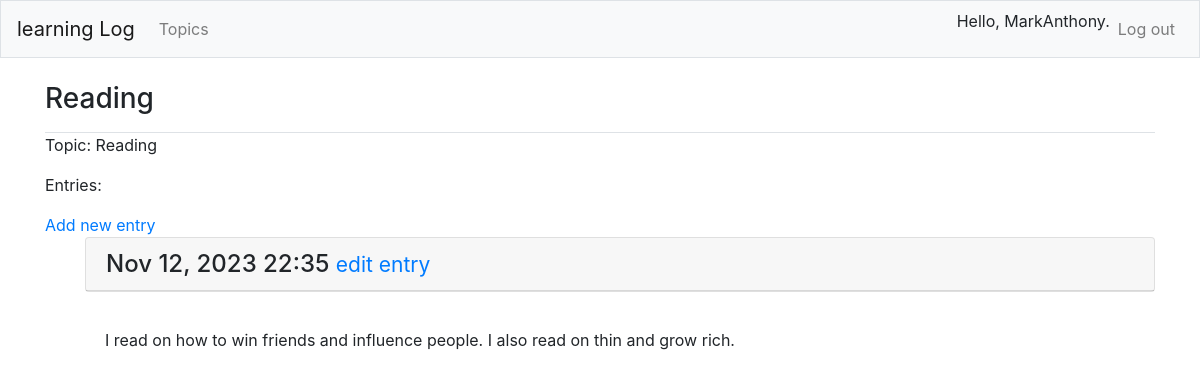
The app's page /topics/6/ (signed in) with its own data.
### learning_logs/models.py (models this page shows, shortened)
class Topic(models.Model):
    text = models.CharField(max_length=200)
    date_added = models.DateTimeField(auto_now_add=True)
    owner = models.ForeignKey(User, on_delete=models.CASCADE)
    def __str__(self):
        return self.text

class Entry(models.Model):
    topic = models.ForeignKey(Topic, on_delete=models.CASCADE)
    text = models.TextField()
    date_added = models.DateTimeField(auto_now_add=True)
    class Meta:
        verbose_name_plural = 'entries'

### learning_logs/views.py (the view)
# urls.py: path('topics/<int:topic_id>/', views.topic, name='topic'),
@login_required
def topic(request, topic_id):
    topic = Topic.objects.get(id=topic_id)
    if topic.owner != request.user:
        raise Http404
    entries = topic.entry_set.order_by('-date_added')
    context = {'topic':topic, 'entries': entries}
    return render(request, 'learning_logs/topic.html', context)

### learning_logs/templates/learning_logs/topic.html
{% extends 'learning_logs/base.html' %}
{% block page_header %}
    <h3>{{ topic }}</h3>
{% endblock page_header %}
{% block content %}
<p> Topic: {{ topic }} </p>
<p>Entries:</p>
<a href="{% url 'learning_logs:new_entry' topic.id %}">Add new entry</a>
<ul>
    {% for entry in entries %}
        <div class="card mb-3">
            <h4 class="card-header">
                {{ entry.date_added|date:'M d, Y H:i' }}
                <small><a href="{% url 'learning_logs:edit_entry' entry.id %}">edit entry</a></small>
            </h4>
        </div>
        <div class="card-body">
            {{entry.text|linebreaks }}
        </div>
    {% empty %}
        <p>there are no entries for this topic yet.</p>
    {% endfor %}
</ul>
{% endblock content %}

### learning_logs/templates/learning_logs/base.html (shortened to what this page needs)
{% load bootstrap4 %}
<!DOCTYPE html>
<html lang="en">
<head>
    {% bootstrap_css %}
</head>
<body>
    <nav class="navbar navbar-expand-md navbar-light bg-light mb-4 border">
        <a class="navbar-brand" href="{% url 'learning_logs:index' %}">learning Log</a>
        <div class="collapse navbar-collapse" id="navbarCollapse">
            <ul class="navbar-nav mr-auto">
                <li class="nav-item"><a href="{% url 'learning_logs:topics' %}" class="nav-link">Topics</a></li>
            </ul>
                <ul class="navbar-nav ml-auto">
                {% if user.is_authenticated %}
                    <li class="nav-item">
                        <span class="nav-text">Hello, {{ user.username}}. </span>
                    </li>
                    <li class="nav-item">
                        <a class="nav-link" href="{% url 'users:logout' %}">Log out</a>
                    </li>
                {% endif %}
            </ul>
        </div>
    </nav>
    <main role="main" class="container">
        <div class="pb-2 border-bottom">
            {% block page_header %}{% endblock page_header %}
        </div>
        <div>
            {% block content %}{% endblock content %}
        </div>
    </main>
</body>
</html>

### records on screen
Topic: text "Reading"
Entry: date_added "Nov 12, 2023 22:35", text "I read on how to win friends and influence people. I also read on thin and grow rich."

### other values on screen
{{ user.username }} "MarkAnthony"
